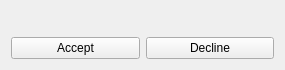
<?xml version="1.0" encoding="UTF-8"?>
<ui version="4.0">
 <class>Form</class>
 <widget class="QWidget" name="Form">
  <property name="geometry">
   <rect>
    <x>0</x>
    <y>0</y>
    <width>285</width>
    <height>70</height>
   </rect>
  </property>
  <property name="windowTitle">
   <string>Form</string>
  </property>
  <layout class="QGridLayout" name="gridLayout">
   <item row="0" column="0" colspan="2">
    <widget class="QLabel" name="labelInfo">
     <property name="text">
      <string/>
     </property>
    </widget>
   </item>
   <item row="1" column="0">
    <widget class="QPushButton" name="pushButton">
     <property name="text">
      <string>Accept</string>
     </property>
    </widget>
   </item>
   <item row="1" column="1">
    <widget class="QPushButton" name="pushButton_2">
     <property name="text">
      <string>Decline</string>
     </property>
    </widget>
   </item>
  </layout>
 </widget>
 <resources/>
 <connections/>
</ui>
